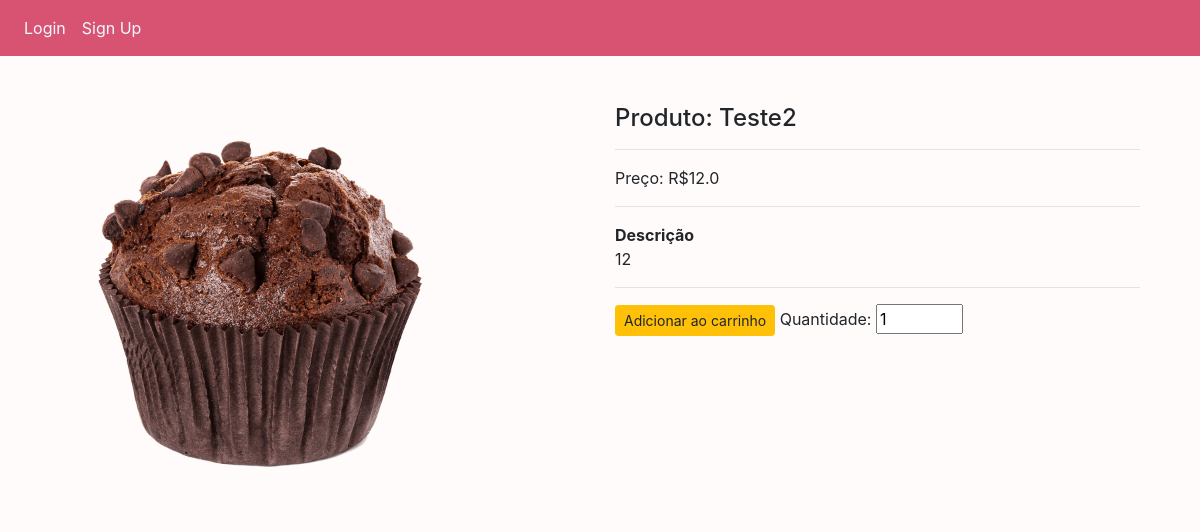
The app's page /single_page/9 with its own data.
### website/models.py (models this page shows)
class Product(db.Model):
    __seachbale__ = ['name', 'description'] # Itens que poderão ser pesquisados pelo flask_msearch
    id = db.Column(db.Integer, primary_key=True)
    name = db.Column(db.String(80), nullable=False)
    price = db.Column(db.Float, nullable=False)
    discount = db.Column(db.Integer, default=0)
    stock = db.Column(db.Integer, nullable=False)
    description = db.Column(db.String(200), nullable=False)
    user_id = db.Column(db.Integer, db.ForeignKey('user.id'))
    pub_date = db.Column(db.DateTime, nullable=False, default=datetime.now)
    img = db.Column(db.String(150), nullable=False, default='image.jpg')

### website/auth.py (the view)
@auth.route('/single_page/<int:id>')
def single_page(id):
    product = Product.query.get_or_404(id)
    return render_template('single_page.html', user=current_user, product = product)

### website/templates/single_page.html (shortened to what this page needs)
{% extends "base.html" %} {% block title %}Detalhes{% endblock %} {% block content%}
<div class="container mt-5">
    <div class="row">
        <div class="col-md-6" id="b_image">
            <img src="{{url_for('static', filename='images/' + product.img)}}" alt="{{product.name}}" width="400" height="400">
        </div>
        <div class="col-md-6">
            <h4> Produto: {{product.name }}</h4>
            <hr>
            <p> Preço: R${{product.price}}</p>
            <hr>
            <b>Descrição</b>
            <p>{{product.description}}</p>
            <hr>
            <form action="{{url_for('auth.AddCart')}}" method="post">
                <button type="submit" class="btn btn-sm btn-warning"> Adicionar ao carrinho  </button>
                <label for=""> Quantidade: </label>
                <input type="number" name="quantity" id="" value="1" min="1" max="{{product.stock}}">
            </form>
        </div>
    </div>
</div>
{% endblock %}

### website/templates/base.html (style rules this page uses)
body { background-color: #fffbfb; }

### records on screen
Product: img (picture), name "Teste2", price "12.0", description "12"
